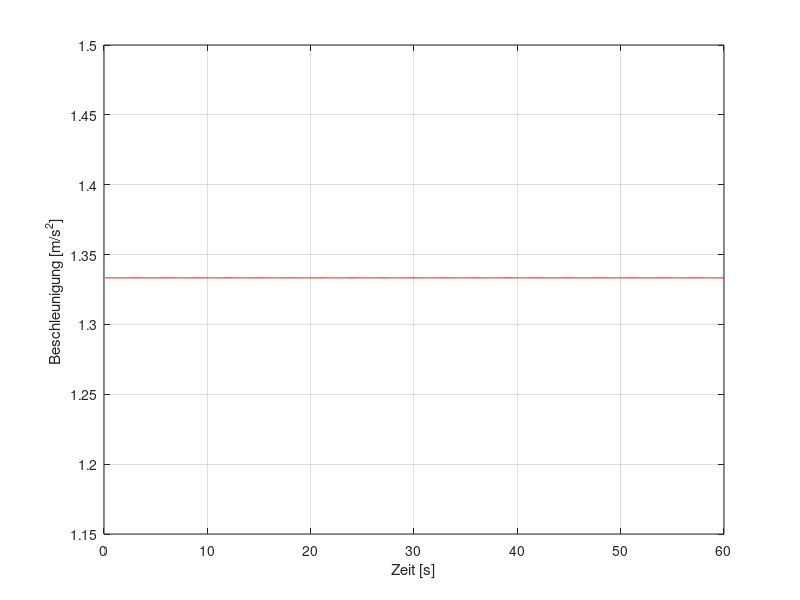
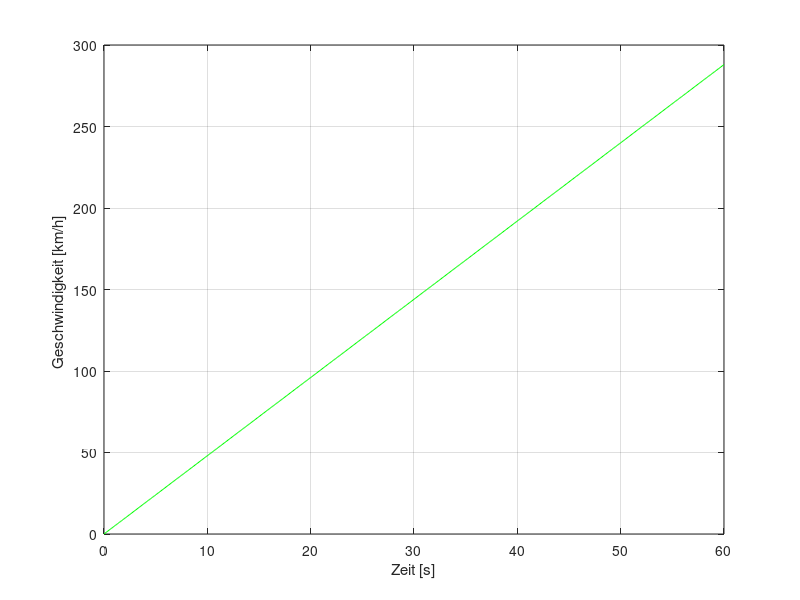
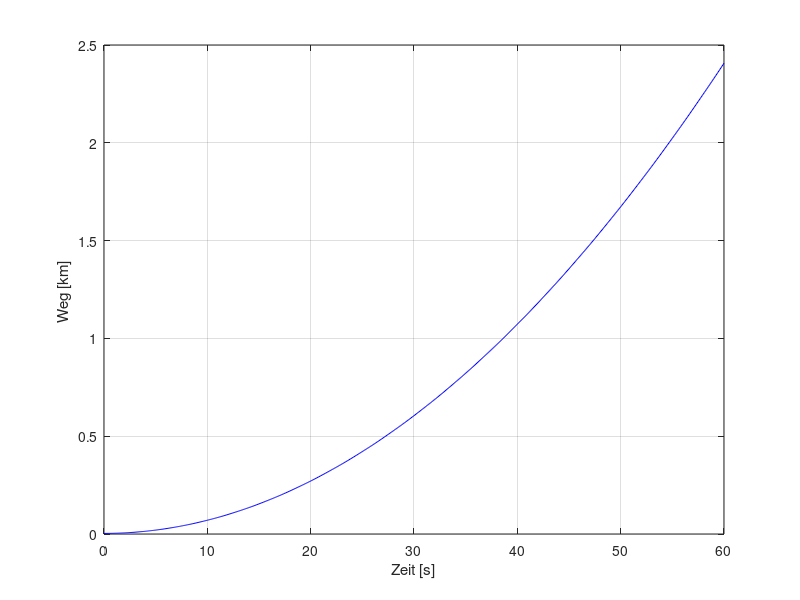

The MATLAB script that drew these images, in order:
%30.07.2024
%Übung Sim mit Auto

clear all;
tic;


delta_t = 0.1;   % [s] Schrittweite

sim_t = 60;      % [s] Sim Zeit

m = 1500;         % [kg] Masse

t = [0:delta_t:sim_t];  % [s]

F = zeros(size(t)) + 2000;     % [N]

a = zeros(size(t)); % [m/s^2]

v = zeros(size(t)); % [m/s]

s = zeros(size(t)); % [m]

%--------Startbedingungen-------

s(1) = 3; % [m] Startposition
v(1) = 0; % [m/s] Startgeschwindigkeit

%--------Transiente Berechnung-------

for i_step = 2:length(t);

  a(i_step) = F(i_step)/m;

  v(i_step) = a(i_step) * delta_t + v(i_step - 1);

  s(i_step) = v(i_step) * delta_t + s(i_step - 1);

end % i_step


%-------Postprocessing-------

figure(1);
clf;

plot(t(2:end),a(2:end),'r');
hold on;
xlabel('Zeit [s]')
ylabel('Beschleunigung [m/s^2] ')
grid on;

figure(2);
clf;


plot(t,v*3.6,'g');
xlabel('Zeit [s]')
ylabel('Geschwindigkeit [km/h] ')
grid on;

figure(3);
clf;

plot(t,s/1000,'b');
xlabel('Zeit [s]')
ylabel('Weg [km] ')
grid on;

toc
